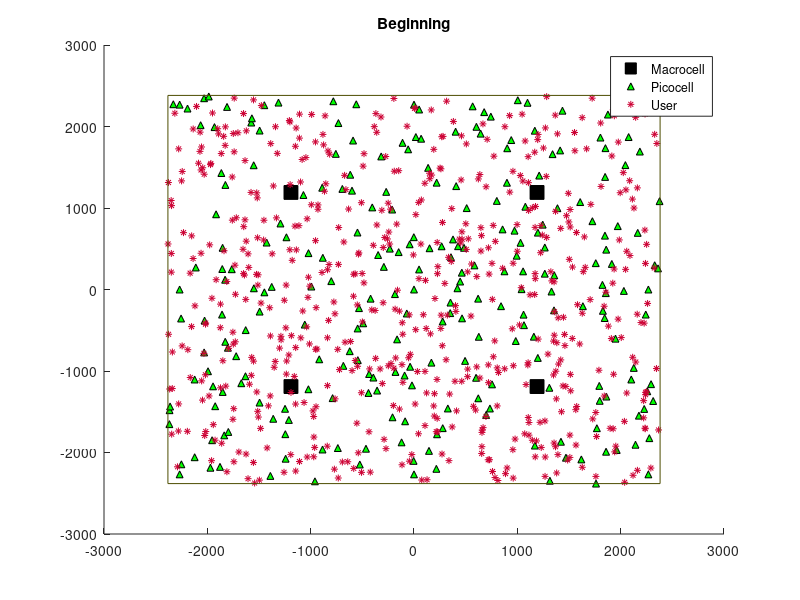

Source code (MATLAB): (Note: this script raises an error after producing the figure.)
%%Rebuild System 2017.2.22
clc, clear, close all
load('ttSimuT');

% ============================================================================== %
%   ____                                                                         %
%  |    \                                                                        %
%  |     \                                                                       %
%  |     |                                                                       %
%  |     /                                                                       %
%  |____/                                                                        % 
%  |        ____            ____        _  _      __     __|__      __           %
%  |       /    \    | /   /    \     |/ \/ \    /  \      |       /  \    | /   %
%  |       |    |\   |/    |    |\    |  |  |    |__/      | /     |__/    |/    %
%  |       \____/ \  |     \____/ \   |  |  |    |___      |/      |___    |     %
% ============================================================================== %

% -----------------------------------------------------
% -------/* Simulation Parameters Setting /* ----------
% -----------------------------------------------------
MTS_1s = 1;		% [sec]														% Minimum Time-of-Stay from 3GPP Standard [sec]
MTS_5s = 5;		% [sec]
TST_HD = 0;


% -----------------------------------------------------
% -----------------/* Time Slot */---------------------
% -----------------------------------------------------
t_d        = 0.1; % ONE MILLISECOND % it's UNIT: sec		% [[[ADJ]]]     % Simulation time duration [sec]
t_start    = t_d;
t_simu     = (t_d/t_d) * ttSimuT; % it's UNIT: sec			% [[[ADJ]]]     % Total Simulation Time [sec]
n_Measured = t_simu/t_d;	                                                % # measurements [# number of times]

											    
% -----------------------------------------------------
% ----------------/* Base Station */-------------------
% -----------------------------------------------------
rectEdge = 4763;															% ç³»çµ±?„é???[meter]
load('MC_lct_4sq');															% å¤§ç´°?žç?ä½ç½®è®?‡ºä¾†ï??©é™£??  Macro_location		
load('PC_lct_4sq_n250_random');                                         % å°ç´°?žç?ä½ç½®è®?‡ºä¾?ï¼ŒçŸ©??«: Pico_location
BS_lct = [Macro_location ; Pico_location];								    % ?¨éƒ¨ç´°è??„ä?ç½?

P_MC_dBm    =  46;															% å¤§ç´°??total TX power (?¨éƒ¨?»å¸¶? èµ·ä¾†ç?power) [dBm]
P_PC_dBm    =  30;															% å°ç´°??total TX power (?¨éƒ¨?»å¸¶? èµ·ä¾†ç?power) [dBm]
P_minRsrpRQ = -100; % [dBm]                          		% [[[ADJ]]]     % Minimum Required power to provide services 
																			% sufficiently for UE accessing to BS [dBm]
																			% Requirement for accessing a particular cell
MACROCELL_RADIUS = (10^((P_MC_dBm-P_minRsrpRQ-128.1)/37.6))*1e+3;
PICOCELL_RADIUS  = (10^((P_PC_dBm-P_minRsrpRQ-140.7)/36.7))*1e+3;

n_MC = length(Macro_location);			                                    % å¤§ç´°?žç??¸ç›®
n_PC = length(Pico_location);	                                            % å°ç´°?žç??¸ç›®
n_BS = n_MC + n_PC;															% ?¨éƒ¨ç´°è??„æ•¸??

% -----------------------------------------------------
% -------------/* Resource Parameter */----------------
% -----------------------------------------------------
sys_BW      = 5   * 1e+6;									% [[[ADJ]]]		% ç³»çµ±ç¸½é »å¯?5MHz
BW_PRB      = 180 * 1e+3;													% LTE æ¯å?Resource Block?„é »å¯¬ç‚º 180kHz
n_ttoffered = sys_BW/(BW_PRB/9*10);											% [[[ADJ]]]     % #max cnct per BS i.e., PRB
                                                                            % ç³»çµ± RB ?„ç¸½?¸ï?*9/10??®µ?¯æ?RB?„CPç®—é?ä¾†é™¤
																			% B E N: Max #PRB under BW = 10 Mhz per slot(0.5ms)
Pico_part   = n_ttoffered;                                                  % Pico Cell?¯ä»¥ä½¿ç”¨?„éƒ¨??

GBR         = 256 * 1024;													% Guaranteed Bit Rate is 256 kbit/sec
% -----------------------------------------------------
% -----------------/* Channel */-----------------------
% -----------------------------------------------------
Gamma_MC            = 3.76;                                                 % Pathloss Exponent (MC)            
Gamma_PC            = 3.67;                                                 % Pathloss Exponent (PC)  
P_N_dBmHz           = -174; % [dBm/Hz]										% é«˜æ–¯?œè???Power Density [dBm/Hz]
LTE_NoiseFloor_dBm  = P_N_dBmHz + 10*log10(BW_PRB);							% Noise Floor approximate -121.45 [dBm/RB]
LTE_NoiseFloor_watt = 10^((LTE_NoiseFloor_dBm - 30)/10);					% Noise Floor approximate 7.1614 * 1e-16 [watt/RB]



% -----------------------------------------------------
% ------------/* User ä½ç½®?Œæ•¸??*/--------------------
% -----------------------------------------------------
load('UE_lct_n600_random');
UE_lct = UE_location;                                                       % è®?E?„ä?ç½®å‡ºä¾?(æ³¨æ?æª”å?)
n_UE = length(UE_lct);			                                            % ?¨éƒ¨UE?„æ•¸??

% -----------------------------------------------------
% -------------/* Handover Setting */------------------
% -----------------------------------------------------
HHM    = 2;	  % [dB]										% [[[ADJ]]]     % Handover Hysteresis Margin [dB]
t_TTT  = 0.1; % [sec]										% [[[ADJ]]]     % NYC
t_T310 = 1;   % [sec]

% -----------------------------------------------------
% ----------------/* Q-Learning */---------------------
% -----------------------------------------------------
n_FuzzyDegree =  5;
n_Rule        = 25;
n_Act         =  5;

FQ_BS_DF_TST = 0.8;											% [[[INH]]]     % Discount Factor
FQ_BS_LR_TST = 0.2;											% [[[INH]]]     % Learning Rate
FQ_BS_LI_TST = 5  ;											% [[[INH]]]     % Learning Interval is 5 [sec]

% -----------------------------------------------------
% -----------/* ?Šç³»çµ±Model?–è??ºä? */-----------------
% -----------------------------------------------------
figure(), hold on;
plot(Macro_location(:,1), Macro_location(:,2), 'sk', 'MarkerFaceColor', 'k','MarkerSize',10);
plot(Pico_location(:,1), Pico_location(:,2), '^k', 'MarkerFaceColor', 'g','MarkerSize', 5);
plot(UE_lct(:,1), UE_lct(:,2), '*', 'Color',[0.8 0.0 0.2],'MarkerSize',5);
plot([+1,-1,-1,+1,+1]*rectEdge/2, [+1,+1,-1,-1,+1]*rectEdge/2, 'Color', [0.3 0.3 0.0]);
title('Beginning');
legend('Macrocell','Picocell','User');
set(gcf,'numbertitle','off');
set(gcf,'name','Environment');



% ================================================================== %
%   ________                                                         %
%      |                                                        |    %
%      |                                                        |    %
%      |                                                        |    %
%      |                                                        |    %
%      |           __      .       |       .       ____         |    %
%      |        | /  \           __|__            /    \        |    %
%      |        |/    \    |       |       |     |      |       |    %
%      |        |     |    |       | /     |     |      |\      |    %
%   ___|____    |     |    |       |/      |      \____/  \     |    %
% ================================================================== %

% -----------------------------------------------------
% ---------/* ä¸‹é¢?¯ç´°?žè?UE?„å?å§‹å? */----------------
% -----------------------------------------------------
% MC Setting
dist_MC    = zeros(1, n_MC);										        % dist. btwn UE and MC
RsrpMC_dBm = zeros(1, n_MC);										        % RSRP from MC
RsrpMC_dB  = zeros(1, n_MC);
idx_RsrpMC = 0;														        % Just Initialization

% PC setting
dist_PC    = zeros(1, n_PC);										        % dist. btwn PC and UE
RsrpPC_dBm = zeros(1, n_PC);										        % RSRP from PC
RsrpPC_dB  = zeros(1, n_PC);
idx_RsrpPC = 0;														        % Just Initialization

% UE setting
UE_v              = zeros(n_UE, 2);									        % User's velocities on x-axis & y-axis respectively
UE_timer_RWP1step = zeros(n_UE, 1);									        % The Timer of RandomWayPoint for changing DIRC
load('seedSpeedMDS'); 	% 1000 x 6666								        % 2016.11.17
load('seedAngleDEG');   % 1000 x 6666								        % 2016.11.24
load('seedEachStep'); 	% 1000 x 6666									    % 2016.11.17
idx_SEED          = ones(n_UE, 1);	% seed index						    % 2016.11.17
INT_SSL           = zeros(n_UE,1);	% Interference proposed by SSL

% -----------------------------------------------------
% ---------/* ä¸‹é¢?¯TST BDRY?„å?å§‹å?*/-----------------
% -----------------------------------------------------
% BS?¨å?
n_RBoffer_TST          = zeros(1, n_BS);									        % The number of RB a BS offer to UEs inside it
Load_TST               = zeros(1, n_BS);
CIO_TST                = zeros(1, n_BS);

n_HO_BS_TST     = zeros(1, n_BS);	% Only for target cell			        % KPI: Handover Number of BS

% UE?¨å?
crntRSRP_TST    = zeros(n_UE, 1);		% [dBm]

idx_UEcnct_TST  = zeros(1, n_UE);                                           % UEå¯¦é?????„åŸº?°å°
idx_UEprey_TST  = zeros(1, n_UE);		                                    % UE?³è?????„åŸº?°å°


logical_HO      = zeros(1, n_UE);								            % '1' if idx_UEcnct just changed; '0' if idx_UEcnct is same.

timer_Arrive    = zeros(1, n_UE);	                                        % 2017.01.04


timer_TTT_TST  = zeros(1, n_UE) + t_TTT;
n_HO_UE_TST    = zeros(1, n_UE);								            % KPI: Handover Number of UE
n_HO_M2M       = 0;
n_HO_M2P       = 0;
n_HO_P2M       = 0;
n_HO_P2P       = 0;
n_HO_P2P_CoMP  = 0;

state_PPE_TST  = zeros(n_UE, 5);
n_PPE_1s_TST   = zeros(1, n_UE);								            % KPI: Ping-Pong Number
n_PPE_5s_TST   = zeros(1, n_UE);								            % KPI: Ping-Pong Number
PPR_5s_TST     = zeros(1, n_UE);								            % 2016.12.15


timer_Drop_OngoingCall_NoRB      = zeros(1, n_UE) + t_T310;
timer_Drop_OngoingCall_RBNotGood = zeros(1, n_UE) + t_T310;

timer_Drop_CoMPCall_NoRB         = zeros(1, n_UE) + t_T310;
timer_Drop_CoMPCall_RBNotGood    = zeros(1, n_UE) + t_T310;

% DropReason           = zeros(1,n_UE);	                                    % 2016.12.27	Drop Reason Range = [1,2,3,4] 
% 													                                    %   1 : RB not enough
% 													                                    %   2 : ToS limit
% 													                                    %   3 : Connecting
% 													                                    %   4 : TTT countdown

% DropReason1_M2M___RB = zeros(1,n_UE);	% Drop Reason = 1                   % ? ç‚ºè³‡æ?ä¸å??Œä¸??(Drop)???
% DropReason2_M2P___RB = zeros(1,n_UE);	% Drop Reason = 1                     M2M(Macro to Macro)
% DropReason3_P2M___RB = zeros(1,n_UE);	% Drop Reason = 1                     M2P(Macro to Pico)
% DropReason4_P2P___RB = zeros(1,n_UE);	% Drop Reason = 1

% DropReason5_M2M__ToS = zeros(1,n_UE);	% Drop Reason = 2                   % ? ç‚ºToSå¤ªçŸï¼Œå??¼ToS Thresholdï¼Œæ?ä»¥ä?Handover
% DropReason6_M2P__ToS = zeros(1,n_UE);	% Drop Reason = 2
% DropReason7_P2M__ToS = zeros(1,n_UE);	% Drop Reason = 2
% DropReason8_P2P__ToS = zeros(1,n_UE);	% Drop Reason = 2

% DropReason9_MMM_Conn = zeros(1,n_UE);	% Drop Reason = 3                   % A3 event æ²’æ??¼ç?ï¼Œä?? ç‚ºCIO ?„é?ä¿‚é??dropping
% DropReasonX_PPP_Conn = zeros(1,n_UE);	% Drop Reason = 3                     MMM and PPPä»?¡¨?®å?servingå°è±¡?ºMC or PC

% DropReasonY_M2M__TTT = zeros(1,n_UE);	% Drop Reason = 4                   % ?¨TTTä»¥å…§?„æ??“ç™¼?Ÿdropping
% DropReasonY_M2P__TTT = zeros(1,n_UE);	% Drop Reason = 4
% DropReasonY_P2M__TTT = zeros(1,n_UE);	% Drop Reason = 4
% DropReasonY_P2P__TTT = zeros(1,n_UE);	% Drop Reason = 4
% % ?å¸«?„è§£è®?Reason1, 3, 4?½æ˜¯? ç‚ºè³‡æ?ä¸å??„é?ä¿?(å¾…ç¢ºèª?

% UE TST (LPA?„éƒ¨??
LPA_P1t = zeros(1,n_UE);	% TrgtCell
LPA_P2t = zeros(1,n_UE);
LPA_P3t = zeros(1,n_UE);
LPA_Ps  = 10^((P_minRsrpRQ-30)/10);	% [Watt]
LPA_t1  = zeros(1,n_UE);
LPA_t2  = zeros(1,n_UE);
LPA_t3  = zeros(1,n_UE);
LPA_idx_pkt      = zeros(1,n_UE);
LPA_pred_trgtToS = zeros(1,n_UE);


GPSinTST_trgtToS = zeros(1,n_UE); % GPS?å‡ºä¾†ç? TOS

% -----------------------------------------------------
% ---------/* Fuzzy Q Learning ?„å?å§‹å?*/--------------
% -----------------------------------------------------
DoM_CIO_TSTc       = zeros(n_BS, n_FuzzyDegree);
DoM_Load_TSTc      = zeros(n_BS, n_FuzzyDegree);
DoT_Rule_New_TSTc  = zeros(n_BS, n_Rule);
DoT_Rule_Old_TSTc  = zeros(n_BS, n_Rule);
Q_Table_TSTc       = zeros(n_Rule, n_Act, n_BS);
% load('Q_Table_TSTc');
GlobalAct_TSTc     = zeros(1,n_BS);
idx_subAct_choosed_new_TSTc = zeros(n_BS, n_Rule);
idx_subAct_choosed_old_TSTc = zeros(n_BS, n_Rule);
Q_fx_new_TSTc      = zeros(1,n_BS);
Q_fx_old_TSTc      = zeros(1,n_BS);
V_fx_new_TSTc      = zeros(1,n_BS);
Q_reward_TSTc      = zeros(1,n_BS);
Q_bonus_TSTc       = zeros(1,n_BS);

% -----------------------------------------------------
% ---------/* è¨ˆç? Performance ?„å?å§‹å? */-------------
% -----------------------------------------------------
% ç®—BS??
PRFM_TST_BS_CBR   = zeros(1, n_Measured);
PRFM_TST_BS_CDR   = zeros(1, n_Measured);
PRFM_TST_BS_QoS   = zeros(1, n_Measured);

% ç®—UE??
PRFM_TST_UE_nHO   = zeros(1, n_Measured);
PRFM_TST_UE_CBR   = zeros(1, n_Measured);	% 2017.01.05
PRFM_TST_UE_CDR   = zeros(1, n_Measured);
PRFM_TST_UE_1snPP = zeros(1, n_Measured);
PRFM_TST_UE_5snPP = zeros(1, n_Measured);
PRFM_TST_UE_5sPPR = zeros(1, n_Measured);

% ç®—Load Balancing
LB_Idle           = zeros(1, n_Measured);	% 2017.01.19
LB___PC           = zeros(1, n_Measured);	% 2017.01.19
LB___MC           = zeros(1, n_Measured);	% 2017.01.19

% Counter 
PRFM_CTR          = 1;

% -----------------------------------------------------
% ---------------/* ?‘ç??±è¥¿ ?å???*/-----------------
% -----------------------------------------------------
CRE_Macro       = zeros(1, n_MC) + 0;                      % Macro ??CRE [dBm]
CRE_Pico        = zeros(1, n_PC) + 0;                      % Pico  ??CRE [dBm]
CRE             = [CRE_Macro CRE_Pico];                    % Cell Range Expensionï¼Œä¸»è¦çµ¦å°ç´°?žç”¨?„ï?è®“å?ç´°è??“æ›´å¤šäºº?²ä?

BS_RB_table     = zeros(n_MC + n_PC, n_ttoffered);         % ?¨éƒ¨Cell?„RBä½¿ç”¨???    0:?ªç”¨ 1:å·²ç”¨
BS_RB_who_used  = zeros(n_MC + n_PC, n_ttoffered);         % Cell?„RB?‹æ˜¯?ªå?UE?¨ç”¨
UE_RB_used      = zeros(n_UE, n_ttoffered);                % UEä½¿ç”¨äº†å“ªäº›RB          0:?ªç”¨ 1:å·²ç”¨
UE_Throughput   = zeros(1, n_UE);                          % é¡¯ç¤ºæ¯å?UE?„Throughput

UE_surviving    = 0; 

UE_CoMP_orNOT   = zeros(1, n_UE);                          % ?¤æ–·UE?ˆæ??‰åœ¨?šCoMP  0:æ²’æ? 1:æ?œ¨?šCoMP                    
idx_UEcnct_CoMP = zeros(n_UE, 2);                          % ?‹UE?¯çµ¦?ªå…©?‹Cell?šCoMP : Colunm1 ??Serving Cell, Colunm2 ??Cooperating Cell
CoMP_Threshold  = 4;                                       % ?·è?CoMP?„RSRP Thresholdï¼Œä?å®šè?å¤§æ–¼ 3dB  (dBm)
CoMP_change_TTT = zeros(1, n_UE) + t_TTT;                  % UE?¨åŸ·è¡ŒCoMP?‚ï?äº¤æ?Serving?ŒCooperatingè§’è‰²?„TTT


% UE Blockå®šç¾©: ?Ÿæœ¬UEæ²’æ?Serving Cell, è©²UE?³é??°é?ä¸Šç?ï¼Œå»è¢«æ?çµ?
% UE Drop å®šç¾©: UE?Ÿæœ¬?‰ä?Serving Cell?¨æ??? ä½†å?ç¨®ç¨®?Ÿå?ä»–è¢«?¾æ?

n_Block_UE                 = 0;				               % è¢«Blcok?„äºº??

n_Block_NewCall_NoRB_Macro = 0;                            % NewCall ? ç‚º?¼ç¾Cell(Max RSRP)æ²’æ??¯ä»¥?¨ç?RBäº? ??»¥?¾æ????: Block 
n_Block_NewCall_NoRB_Pico  = 0;

n_Block_NewCall_RBNotGood_Macro  = 0;                      % NewCall ? ç‚º?‹åˆ°Cell(Max RSRP)?¯ä»¥?¨ç?RBä¹‹é »èœæ??‡éƒ½=0  , ??»¥?¾æ????: Block
n_Block_NewCall_RBNotGood_Pico   = 0;

n_Block_Waiting_BlockTimer       = 0;                      % ?¨ç?Block timerï¼Œè¢«Block??



UE_CBR                     = 0;                            % Call Block Rate: ?¨éƒ¨UEè·‘å?å¾Œï?  N(è¢«Block?„äºº?? / n_UE

n_Drop_UE                   = 0;                           % è¢«Drop ?„äºº??

Drop_OngoingCall_NoRB_Macro = 0;                           % OngoingCall ? ç‚º?¼ç¾Serving Cell æ²’æ??¯ä»¥?¨ç?RBäº†ï? ä¸¦ä??ç?1ç§’ï???»¥è¢«æ”¾æ£„æ”¯?é?ç·?  Drop
Drop_OngoingCall_NoRB_Pico  = 0;

Drop_OngoingCall_RBNotGood_Macro = 0;                      % OngoingCall ? ç‚º?¼ç¾Serving Cell ?¯ä»¥?¨ç?RBä¹‹é »èœæ??‡éƒ½=0 ï¼Œä¸¦ä¸”æ?çº?ç§’ï???»¥?¾æ????:  Drop
Drop_OngoingCall_RBNotGood_Pico  = 0;

Drop_CoMPCall_NoRB_Pico          = 0;                      % CoMPCall? ç‚º?¼ç¾Serving Cell?ŒCooperating Cellæ²’æ??¯ä»¥?¨ç?RBäº†ï?ä¸¦ä??ç?1ç§’ï? ??»¥è¢«æ”¾æ£„æ”¯?é?ç·?  Drop

Drop_CoMPCall_RBNotGood_Pico     = 0;                      % CoMPCall? ç‚º?¼ç¾Serving Cell?ŒCooperating Cell?¯ä»¥?¨ç?RBä¹‹é »èœæ??‡éƒ½=0 ï¼Œä¸¦ä¸”æ?çº?ç§’ï???»¥?¾æ????:  Drop


UE_CDR                     = 0;                            % Call Drop Rate: ?¨éƒ¨UEè·‘å?å¾Œï? N(è¢«Drop?„äºº?? / n_UE
Average_UE_CDR             = 0;

CDR_BS                     = zeros(1,n_BS);                % æ¯å?Base Station?ŠUEçµ¦Drop?„æ¬¡??
CBR_BS                     = zeros(1,n_BS);                % æ¯å?Base Station?ŠUEçµ¦Block?„æ¬¡??

n_DeadUE_BS                = zeros(1, n_BS);		       % ?¨ç?BS?„Call Block Rate?¨ç?
n_LiveUE_BS                = zeros(1, n_BS);		       % ?¨ç?BS?„Call Block Rate?¨ç?    

CBR_BS_TST 		           = zeros(1, n_BS);			   % KPI: Call Block Rate  
CDR_BS_TST 		           = zeros(1, n_BS);			   % KPI: Outage Probability 2016.11.15 -> Call Drop Rate 2017.01.04

BS_RB_consumption          = zeros(1, n_BS);               % æ¯å?Base Station?¨é?æ®µæ??“æ?ä½¿ç”¨?„RB??

BS_last_time_serving       = zeros(1, n_BS);               % ä¸Šå?state?å??„äºº
	
UE_survive                 = 0;                            % UEå¹³å?å˜æ´»äººæ•¸

Success_Enter_CoMP_times = 0;                              % ?å??„é??¥CoMP?„æ¬¡??
Success_Leave_CoMP_times = 0;                              % ?å??„é›¢?‹CoMPï¼Œæ??‰è¢«?‡æ–·?„æ¬¡??

Failure_Leave_CoMP_Compel_times    = 0;
Failure_Leave_CoMP_NoRB_times      = 0;                    % ?¢é?CoMPå¾Œæ?äººæ?è¾¦æ??¥æ?
Failure_Leave_CoMP_RBNotGood_times = 0;

Handover_success_rate                     = 0;             % UE Handover 成功的機率 (從Base Station 的角度看出去)

Handover_Failure_times                    = 0;             % Handoverå¤±æ??„æ¬¡??
Handover_to_Macro_Failure_NoRB_times      = 0;             % ?³handover?°Macroä½†æ˜¯è¢«æ?çµ•ç?æ¬¡æ•¸
Handover_to_Pico_Failure_NoRB_times       = 0;             % ?³handover?°Picoä½†æ˜¯è¢«æ?çµ•ç?æ¬¡æ•¸

Handover_to_Macro_Failure_RBNotGood_times = 0;             % ?³handover?°Macroä½†æ˜¯è¢«æ?çµ•ç?æ¬¡æ•¸
Handover_to_Pico_Failure_RBNotGood_times  = 0;             % ?³handover?°Picoä½†æ˜¯è¢«æ?çµ•ç?æ¬¡æ•¸

BS_Loading_Record_RB               = zeros(n_BS, (ttSimuT/t_d));
BS_Loading_Record_Serving_Num      = zeros(n_BS, (ttSimuT/t_d));

% ============================================================= %
%    ________                                                   %
%   /                                                           %
%  /                                                            %
%  \                                                            %
%   \________      ___|___      ____        |  /     ___|___    %
%            \        |        /    \       | /         |       %
%             \       |       |      |      |/          |       %
%             /       | /     |      |\     |           | /     %
%   _________/        |/       \____/  \    |           |/      %
% ============================================================= %
tic

% Loop 1: Time
for idx_t = t_start : t_d : t_simu   								            % [sec] % 0.1 sec per loop
	if (rem(idx_t,t_simu/ttSimuT) < 1e-3)                                       % é¡¯ç¤º?‚é??¨ç?ï¼Œä??¥é??¨å¹¹?›ï? ä¸é?ä¸å½±??
		fprintf(' %.3f sec\n', idx_t)
	end

	AMP_Noise  = LTE_NoiseFloor_watt * abs(randn(1));                            % æ¯å??‚é?é»žç??½é????œè??½ä?ä¸?¨£ [watt/RB]

	CIO_TST(1:1:n_MC) = -5;

	UE_surviving = 0;
	UE_surviving = length(nonzeros(UE_CoMP_orNOT)) + length(nonzeros(idx_UEcnct_TST));

	% Loop 2: User	
	% å¯«æ”¶è¨Šè??„ï?A3 eventï¼Œçµ±è¨ˆå??‹Performanceï¼Œé?ä¿‚åˆ°RB ?„è??ªå·±ä¾?( ç´°è?loading?„å?é¡? UE's SINRè¨ˆç? )
	for idx_UE = 1:n_UE
		Dis_Connect_Reason  = 0;
		Dis_Handover_Reason = 0;

		if idx_t >= 2.8
			a = 1;
		end
		if idx_UE == 64
			a = 1;
		end

		% ============================================================================================= %
		%                    ________                             \                    ___              %
		%   |          |    |                  |    /            __\__ _______        |   |      |__    %
		%   |          |    |              |   |   /--------               | |        |___|   ___|___   %
		%   |          |    |              |  /|  /  \    /       ___      | |         ___   |  _|_ /   %
		%   |          |    |________      | / |      \  /        ___      | |         ___   |   |_     %
		%   |          |    |                  |       \/         ___      / \         /__   /          %
		%   |          |    |                  |       /\        |   |   \/   \  /       /  /   / \     %
		%    __________     |________          |    __/  \__     |___|   /\    \/      \/  /   /   \_   %
		%                                                                                               %
		% ============================================================================================= %
		for mc = 1:n_MC
			dist_MC(mc)    = norm(UE_lct(idx_UE,:) - Macro_location(mc,:)); % è©²UEè·é›¢?¨éƒ¨MCå¤šé? [meter]
			RsrpMC_dBm(mc) = P_MC_dBm - PLmodel_3GPP(dist_MC(mc), 'M');		% è©²UEå¾žé?äº›MC?¶åˆ°?„RSRP [dBm]
		end
		for pc = 1:n_PC
			dist_PC(pc)    = norm(UE_lct(idx_UE,:) - Pico_location(pc,:));  % è©²UEè·é›¢?¨éƒ¨PCå¤šé? [meter]
			RsrpPC_dBm(pc) = P_PC_dBm - PLmodel_3GPP(dist_PC(pc), 'P');	    % è©²UEå¾žé?äº›PC?¶åˆ°?„RSRP [dBm]
		end
		RsrpBS_dBm  = [RsrpMC_dBm RsrpPC_dBm];
		RsrpBS_dB   = RsrpBS_dBm - 30;								          
		RsrpBS_Watt = 10.^(RsrpBS_dB/10);                                   % ?¨éƒ¨?›æ??¦ç‰¹

		% =============================================================================================== %
		%                                                                                                 %
		%                                                ______                               ____        %
		%   |\     |                                   /                     |\          /|  |    \       %
		%   | \    |      __                          /              __      | \        / |  |     |      %
		%   |  \   |    /    \   _ ____      ______  |             /    \    |  \      /  |  |____/       %
		%   |   \  |   |      |  |/    \             |            |      |   |   \    /   |  |            %
		%   |    \ |   |      |  |      |             \           |      |   |    \  /    |  |            %
		%   |     \|    \ __ /   |      |              \_______    \ __ /    |      v     |  |            %
		%                                                                                                 %
		% =============================================================================================== %
		% UE?¨Non-CoMPä¸‹èµ°?„FlowChart
		if UE_CoMP_orNOT(idx_UE) == 0  % UEæ²’æ??šCoMP
			temp_CoMP_state = 0;

			% ------------------------------------------------------------------------------- %
			% ?¾å‡º?®å??ªå??ºåœ°?°RSRPå°è©²UE??¤§ ï¼Œè?ä¸”æ˜¯å¤šå?dB (å°æ??°å¸?·ä¸»ç¨‹å???11-313è¡?)  %
			% ------------------------------------------------------------------------------- %
			temp_rsrp = RsrpBS_dBm + CIO_TST;
			% targetå°è±¡ä¸è??¸åˆ°?ªå·±
			if idx_UEcnct_TST(idx_UE) ~= 0
				temp_rsrp(idx_UEcnct_TST(idx_UE)) = min(temp_rsrp); 
			end
			% ?¸RSRP+CIO??¤§?„å‡ºä¾?			
			[~, idx_trgt] = max(temp_rsrp);

			% ------------------------------ %
			% ?Šç›®?æ?è©²è??å??‘ç?äººæ??ºä?   %
			% ------------------------------ %
			% ?™é?å°ˆé??•ç?Call  Block Rate?„å?é¡?
			if idx_UEcnct_TST(idx_UE) == 0						 
				idx_UEprey_TST(idx_UE) = idx_trgt;			 
			else                             				     
				idx_UEprey_TST(idx_UE) = idx_UEcnct_TST(idx_UE);                      
			end

			% ----------------- %
			% ?‹æ?æ²’æ?äººæ??™ä?  %
			% ----------------- %
			if (idx_UEcnct_TST(idx_UE) == 0) % æ²’äºº?å?ï¼Œé??¯èƒ½?¯initial  or è¢«è¸¢??

				% --------------------------------------------------------------------- %
				% ?¶userè¢«è¸¢?‰å?ï¼Œå??ˆç?ä¸?®µ?‚é??èƒ½?æ–°?¿RBï¼Œé?è£¡å°±UE?¯åœ¨ç‰é?æ®µæ???   %
				% ?¶userç‰å?äº†ä?å¾Œï?å°±è??‹å??¿RB                                        %
				% --------------------------------------------------------------------- %
				if (timer_Arrive(idx_UE) ~= 0) % Waiting Users
					timer_Arrive(idx_UE) = timer_Arrive(idx_UE) - t_d;	% Countdown
					if (timer_Arrive(idx_UE) < t_d)
						timer_Arrive(idx_UE) = 0;
					end
					Dis_Connect_Reason = 3; % ?„åœ¨ç‰é?ç·šï?ä¹Ÿç??¨Call  Block Rate?ä?
 
				else  %(timer_Arrive(idx_UE) == 0): Arriving Users	
					% ---------------- %
					% ?¿Resource Block %
					% ---------------- %
					[BS_RB_table, BS_RB_who_used, UE_RB_used, idx_UEcnct_TST(idx_UE), UE_Throughput(idx_UE), Dis_Connect_Reason] = NewCall_take_RB(n_MC, n_PC, BS_RB_table, BS_RB_who_used, UE_RB_used, AMP_Noise, n_ttoffered, Pico_part, RsrpBS_Watt, ...
									                                                                                                               idx_UE, idx_trgt, GBR, BW_PRB);
									                                                                                                               
					% Check_RB_Function(UE_RB_used, BS_RB_table, BS_RB_who_used, UE_CoMP_orNOT, idx_UEcnct_TST, idx_UEcnct_CoMP, n_ttoffered, n_UE, n_BS);

					% -------------------------------------------------------------------- %
					% ä¸è?UE?¯æ»?¯æ´»ï¼Œéƒ½?ƒå?çµ¦ä?ä¸??ç‰å??‚é?ï¼Œä?æ¬¡å¥¹è¢«æ”¾æ£„æ?å°±æ??¸é???    %
					% -------------------------------------------------------------------- %
					while timer_Arrive(idx_UE) == 0	
						timer_Arrive(idx_UE) = poissrnd(1);	% 2017.01.05 Not to be ZERO please.  % ä¸è???0
					end					

					% ---------------------------------------------------- %
					% è¨ˆç?Ping-Pong Effect?¯å¦?‰ç™¼?Ÿï?è·ŸPerformance ?„è?ç®?%
					% ?‰å…©?‹KPI: (1) 1ç§’å…§?¼ç?ç¢°æ?   (2) 5ç§’å…§?¼ç?ç¢°æ?     %
					% ---------------------------------------------------- %
					if idx_UEcnct_TST(idx_UE) ~= state_PPE_TST(idx_UE,1)	% 2017.01.04

						state_PPE_TST(idx_UE,:) = PingPong_Update(state_PPE_TST(idx_UE,:), idx_UEcnct_TST(idx_UE), idx_t);
						% ===/* Ping Pong State Update [1 sec] */===
						if    (state_PPE_TST(idx_UE,1) == state_PPE_TST(idx_UE,3) ...
							&& state_PPE_TST(idx_UE,1) ~= state_PPE_TST(idx_UE,2) ...
							&& state_PPE_TST(idx_UE,4) -  state_PPE_TST(idx_UE,5) <= MTS_1s ...
							&& prod(state_PPE_TST(idx_UE,:)) ~= 0)	% 2017.01.04 Live 2 Dead 2 Live is not Ping-Pong, Dead 2 Live 2 Dead either.
							% Ping-Pong Effect Occur
							n_PPE_1s_TST(idx_UE) = n_PPE_1s_TST(idx_UE) + 1; % [PRFM]
						end
						% ===/* Ping Pong State Update [5 sec] */===
						if    (state_PPE_TST(idx_UE,1) == state_PPE_TST(idx_UE,3) ...
							&& state_PPE_TST(idx_UE,1) ~= state_PPE_TST(idx_UE,2) ...
							&& state_PPE_TST(idx_UE,4) -  state_PPE_TST(idx_UE,5) <= MTS_5s ...
							&& prod(state_PPE_TST(idx_UE,:)) ~= 0)	% 2017.01.04 Live 2 Dead 2 Live is not Ping-Pong, Dead 2 Live 2 Dead either.
							% Ping-Pong Effect Occur
							n_PPE_5s_TST(idx_UE) = n_PPE_5s_TST(idx_UE) + 1; % [PRFM]
							PPR_5s_TST(idx_UE)   = n_PPE_5s_TST(idx_UE) / n_HO_UE_TST(idx_UE);	% 2016.12.15
						end
					end 					
				end

				% ----------------- %
				% è¨ˆç?UE Call Block %
				% ----------------- %
				if Dis_Connect_Reason == 0


					% ?„å?
					Dis_Connect_Reason = 0;

				else
					if Dis_Connect_Reason == 1
						n_Block_UE = n_Block_UE + 1;

						% è©²UE? ç‚ºCell?„è?æºä?å¤ è¢«?¾æ?
						if idx_trgt <= n_MC
							n_Block_NewCall_NoRB_Macro = n_Block_NewCall_NoRB_Macro + 1;							
						else
							n_Block_NewCall_NoRB_Pico = n_Block_NewCall_NoRB_Pico + 1;
						end

						% ?„å?
						Dis_Connect_Reason = 0;

					elseif Dis_Connect_Reason == 2
						n_Block_UE = n_Block_UE + 1;
						
						% è©²UE? ç‚º?‹åˆ°?„RBä¹‹é »èœæ??‡éƒ½å¤ªä?äº?  ??»¥è¢«æ?çµ?
						if idx_trgt <= n_MC
							n_Block_NewCall_RBNotGood_Macro = n_Block_NewCall_RBNotGood_Macro + 1;							
						else
							n_Block_NewCall_RBNotGood_Pico = n_Block_NewCall_RBNotGood_Pico + 1;
						end

						% ?„å?
						Dis_Connect_Reason = 0;
					elseif Dis_Connect_Reason == 3
						n_Block_UE = n_Block_UE + 1;

						% ? ç‚ºUE?„åœ¨ç?ï¼Œæ?ä»¥ä?ç®—è¢«Block
						n_Block_Waiting_BlockTimer = n_Block_Waiting_BlockTimer + 1;

						% ?„å?
						Dis_Connect_Reason = 0;
					end
				end
			else %(idx_UEcnct_TST(idx_UE) ~= 0): ?‰äººæ?œ¨?å???

				% ------------------------------------------------- %
				% ?´æ–°Throuhgput and ?Šå?Throughput æ²’è²¢?»ç?RB?”æ?  %
				% ------------------------------------------------- %
				[BS_RB_table, BS_RB_who_used, UE_RB_used, UE_Throughput(idx_UE)] = Non_CoMP_Update_Throughput_and_Delete_Useless_RB(n_MC, n_PC, BS_RB_table, BS_RB_who_used, UE_RB_used, AMP_Noise, n_ttoffered, Pico_part, RsrpBS_Watt, ...
														                                                                            idx_UE, idx_UEcnct_TST(idx_UE), BW_PRB);

				% Check_RB_Function(UE_RB_used, BS_RB_table, BS_RB_who_used, UE_CoMP_orNOT, idx_UEcnct_TST, idx_UEcnct_CoMP, n_ttoffered, n_UE, n_BS);

				% -------------------- %
				% ?‹A3 Event?‰æ??‰æ?ç«?%
				% -------------------- %						
				if (RsrpBS_dBm(idx_trgt) + CIO_TST(idx_trgt) > RsrpBS_dBm(idx_UEcnct_TST(idx_UE)) + CIO_TST(idx_UEcnct_TST(idx_UE)) + HHM)

					% A3 Eventä¸?—¦triggerï¼ŒTTTå°±é?å§‹æ•¸
					if (timer_TTT_TST(idx_UE) <= t_TTT && timer_TTT_TST(idx_UE) > 0)

						% ?®ç?æ¸›TTT
						timer_TTT_TST(idx_UE) = timer_TTT_TST(idx_UE) - t_d;
						if (timer_TTT_TST(idx_UE) < 1e-5)	% [SPECIAL CASE] 0930
							timer_TTT_TST(idx_UE) = 0;		% [SPECIAL CASE]
						end 

					elseif (timer_TTT_TST(idx_UE) == 0)	
						% ==================================================================== %	% ================================== %
						%     -----    ------    -----             -------   -----   -------   %	%   ------  ------   ------  -   --	 %
						%    /         |     )  (                     |     (           |      %	%   |     ) |     \  |     )  \ /	 %
						%   |     ---  |-----    -----     o -_       |      -----      |      %	%   ------  |      | ------    V 	 %
						%    \     |   |              )    | | |      |           )     |      %	%   |     ) |     /  |     \   |	 %
						%     -----    -         -----     - - -      -      -----      -      %	%   ------  ------   -     -   -	 %
						% ==================================================================== %	% ================================== %
						% distance_UE_target = norm(UE_lct(idx_UE,:) - BS_lct(idx_trgt,:));							
						% % tToS
						% if idx_trgt <= n_MC
						% 	GPSinTST_trgtToS(idx_UE) = GPS_fx(BS_lct(idx_trgt,:), MACROCELL_RADIUS, UE_lct(idx_UE,:), UE_v(idx_UE,:)) - t_TTT; % 2017.01.21
						% else  % idx_trgt > n_MC
						% 	GPSinTST_trgtToS(idx_UE) = GPS_fx(BS_lct(idx_trgt,:), distance_UE_target, UE_lct(idx_UE,:), UE_v(idx_UE,:)) - t_TTT; % 2017.01.21
						% end

						% Willie?„æ?ç®—æ?
						% if GPSinTST_trgtToS(idx_UE) > TST_HD
							% ?šé?A3 Event ---> ?¸å?TTT ---> Time of Stay Thresholdå¤§æ–¼TST_HD ---> ?¥ä?ä¾†æª¢?¥å?ä¸å?è³‡æ?

						% Handover Callä¾†æ‹¿RB
						temp_idx_UEcnct_TST = idx_UEcnct_TST(idx_UE); % ?«å??„ï?ä¾†ç??„å??ªè£¡handover?°å“ªè£?
						[BS_RB_table, BS_RB_who_used, UE_RB_used, idx_UEcnct_TST(idx_UE), UE_Throughput(idx_UE), Dis_Handover_Reason] = Non_CoMP_HandoverCall_take_RB(n_MC, n_PC, BS_RB_table, BS_RB_who_used, UE_RB_used, AMP_Noise, n_ttoffered, Pico_part, RsrpBS_Watt, ...
										                                                                                                                              idx_UE, idx_UEcnct_TST(idx_UE), idx_trgt, UE_Throughput(idx_UE), GBR, BW_PRB);
						% Check_RB_Function(UE_RB_used, BS_RB_table, BS_RB_who_used, UE_CoMP_orNOT, idx_UEcnct_TST, idx_UEcnct_CoMP, n_ttoffered, n_UE, n_BS);

						if idx_UEcnct_TST(idx_UE) == idx_trgt
							% !!!!!!!!!!?å?Handvoer?°Target Cell!!!!!!!!!!
							% ---------------- %
							% Handoveræ¬¡æ•¸è¨ˆç? %
							% ---------------- %
							n_HO_UE_TST(idx_UE)   = n_HO_UE_TST(idx_UE)   + 1;
							n_HO_BS_TST(idx_trgt) = n_HO_BS_TST(idx_trgt) + 1;	% Only for target cell

							% ----------------------------------- %
							% ?‹Handover?¯å?ä»?º¼Cell?›åˆ°ä»?º¼Cell  %
							% ----------------------------------- %
							if     temp_idx_UEcnct_TST <= n_MC && idx_UEcnct_TST(idx_UE) <= n_MC
								n_HO_M2M = n_HO_M2M + 1;
							elseif temp_idx_UEcnct_TST <= n_MC && idx_UEcnct_TST(idx_UE) >  n_MC
								n_HO_M2P = n_HO_M2P + 1;
							elseif temp_idx_UEcnct_TST >  n_MC && idx_UEcnct_TST(idx_UE) <= n_MC
								n_HO_P2M = n_HO_P2M + 1;
							elseif temp_idx_UEcnct_TST >  n_MC && idx_UEcnct_TST(idx_UE) >  n_MC
								n_HO_P2P = n_HO_P2P + 1;
							end	

							% ------------------------------------- %
							% è¨˜é?è©²UE?¨è©²?‚é?é»žæ˜¯?¦åŸ·è¡Œä?Handover  %
							% ------------------------------------- %
							logical_HO(idx_UE) = 1;	% Handover success.
							Dis_Connect_Reason = 0; % ?ªè??¯Hnadover?å?ï¼ŒDis_Connect_Reasonä¸??= 0 

							% --------- %
							% TTT Reset %
							% --------- %
							timer_TTT_TST(idx_UE) = t_TTT;	% 2016.12.28

							% --------------------- %
							% Ping-Pong Rate UPDATE %
							% --------------------- %
							PPR_5s_TST(idx_UE)    = n_PPE_5s_TST(idx_UE) / n_HO_UE_TST(idx_UE);	% 2017.01.01
						else
							Handover_Failure_times = Handover_Failure_times + 1;

							% Handoverå¤±æ?äº†ï??‹æ˜¯Handoverèª°è?å¤±æ?ï¼Œé˜¿?ºä?éº¼å¤±?—ï?è¨ˆé?ä¸‹ä?
							if Dis_Handover_Reason == 1
								if idx_trgt <= n_MC
									Handover_to_Macro_Failure_NoRB_times = Handover_to_Macro_Failure_NoRB_times + 1;
								else
									Handover_to_Pico_Failure_NoRB_times  = Handover_to_Pico_Failure_NoRB_times + 1;
								end

							elseif Dis_Handover_Reason == 2
								if idx_trgt <= n_MC
									Handover_to_Macro_Failure_RBNotGood_times = Handover_to_Macro_Failure_RBNotGood_times + 1;										
								else
									Handover_to_Pico_Failure_RBNotGood_times  = Handover_to_Pico_Failure_RBNotGood_times + 1;
								end
							end
							Dis_Handover_Reason = 0;

							% ------------------------------------- %
							% è¨˜é?è©²UE?¨è©²?‚é?é»žæ˜¯?¦åŸ·è¡Œä?Handover  %
							% ------------------------------------- %
							logical_HO(idx_UE) = 0;	% Handover fail
						end
						% end
					end		
				else
					% æ²’æ?Handover !!!
					logical_HO(idx_UE) = 0;

					% TTT Reset
					timer_TTT_TST(idx_UE) = t_TTT;
				end
				% Check_RB_Function(UE_RB_used, BS_RB_table, BS_RB_who_used, UE_CoMP_orNOT, idx_UEcnct_TST, idx_UEcnct_CoMP, n_ttoffered, n_UE, n_BS);

                % ----------------------------------------------------------- %
				% å¦‚æ?(1)æ²’æ??ŽA3 Event               __\  å°±æ?èµ°ä»¥ä¸‹ç?æµç?   %
				%     (2)?Žä?ä½†æ˜¯Target Cellæ²’æ?è³‡æ?    /	                  %
				% ----------------------------------------------------------- %			
				if logical_HO(idx_UE) == 0

					% ------------------------------------------------------ %
					% å¦‚æ?Throughput < GBRï¼Œå?ä¾†æ??›ç?ï¼Œé?è£¡æ³¨?ä?å®šè??ˆæ?   %
					% ------------------------------------------------------ %
					if UE_Throughput(idx_UE) < GBR
						if idx_UEcnct_TST(idx_UE) <= n_MC
							%  ?‹èƒ½ä¸èƒ½?›å?RB ä½ç½® 					
							if (isempty(find(UE_RB_used(idx_UE,:) == 1)) == 0) && (isempty(find(BS_RB_table(idx_UEcnct_TST(idx_UE),:) == 0)) == 0)
								[BS_RB_table, BS_RB_who_used, UE_RB_used, UE_Throughput(idx_UE)] = Non_CoMP_Serving_change_RB(n_MC, n_PC, BS_RB_table, BS_RB_who_used, UE_RB_used, AMP_Noise, n_ttoffered, Pico_part, RsrpBS_Watt, ...
									                                                                                          idx_UE, idx_UEcnct_TST(idx_UE), UE_Throughput(idx_UE), GBR, BW_PRB);						                                                                                          
							end
						else
							%  ?‹èƒ½ä¸èƒ½?›å?RB ä½ç½® 					
							if (isempty(find(UE_RB_used(idx_UE, 1:Pico_part) == 1)) == 0) && (isempty(find(BS_RB_table(idx_UEcnct_TST(idx_UE),1:Pico_part) == 0)) == 0)
								[BS_RB_table, BS_RB_who_used, UE_RB_used, UE_Throughput(idx_UE)] = Non_CoMP_Serving_change_RB(n_MC, n_PC, BS_RB_table, BS_RB_who_used, UE_RB_used, AMP_Noise, n_ttoffered, Pico_part, RsrpBS_Watt, ...
									                                                                                          idx_UE, idx_UEcnct_TST(idx_UE), UE_Throughput(idx_UE), GBR, BW_PRB);		                                                                                          
							end
						end

						% Check_RB_Function(UE_RB_used, BS_RB_table, BS_RB_who_used, UE_CoMP_orNOT, idx_UEcnct_TST, idx_UEcnct_CoMP, n_ttoffered, n_UE, n_BS);
					end

					% ------------------------------------ %
					% å¦‚æ?Throughput >= GBRï¼Œç??½ä??½ä?RB  %
					% ------------------------------------ %
					if UE_Throughput(idx_UE) >= GBR
						% ?Šé »èœæ???= 0?„RBä¸Ÿæ?ï¼Œå??œé??¯ä»¥?ä?ï¼Œé‚£å°±ç¹¼çºŒä?
						[BS_RB_table, BS_RB_who_used, UE_RB_used, UE_Throughput(idx_UE)] = Non_CoMP_throw_RB(n_MC, n_PC, BS_RB_table, BS_RB_who_used, UE_RB_used, AMP_Noise, n_ttoffered, Pico_part, RsrpBS_Watt, ...
																										     idx_UE, idx_UEcnct_TST(idx_UE), GBR, BW_PRB);

						% Check_RB_Function(UE_RB_used, BS_RB_table, BS_RB_who_used, UE_CoMP_orNOT, idx_UEcnct_TST, idx_UEcnct_CoMP, n_ttoffered, n_UE, n_BS);
					else
						% Sorryï¼Œå??œä??„Target?¯Macroï¼Œé‚£ä½ åª?½é??ªå·±äº?
						if idx_trgt <= n_MC
							[BS_RB_table, BS_RB_who_used, UE_RB_used, UE_Throughput(idx_UE), Dis_Connect_Reason] = Non_CoMP_take_RB(n_MC, n_PC, BS_RB_table, BS_RB_who_used, UE_RB_used, AMP_Noise, n_ttoffered, Pico_part, RsrpBS_Watt, ...
																																	idx_UE, idx_UEcnct_TST(idx_UE), UE_Throughput(idx_UE), GBR, BW_PRB);	
							
							% Check_RB_Function(UE_RB_used, BS_RB_table, BS_RB_who_used, UE_CoMP_orNOT, idx_UEcnct_TST, idx_UEcnct_CoMP, n_ttoffered, n_UE, n_BS);

						% OK! Target?¯Picoï¼Œä??¯ä»¥?«ä??šé?äº?
						else
							% --------------------------- %
							% Dynamic Resource Scheduling %
							% --------------------------- %
							% if (isempty(find(UE_RB_used(idx_UE, 1:Pico_part) == 1)) == 0) && (isempty(find(BS_RB_table(idx_trgt, 1:Pico_part) == 0)) == 0)
							% 	[BS_RB_table, BS_RB_who_used, UE_RB_used, UE_Throughput(idx_UE)] = Non_CoMP_DRS(BS_lct, n_MC, n_PC, P_MC_dBm, P_PC_dBm, BS_RB_table, BS_RB_who_used, UE_lct, UE_RB_used, AMP_Noise, n_ttoffered, Pico_part, RsrpBS_Watt, ...
							% 																					idx_UE, idx_UEcnct_TST(idx_UE), idx_trgt, UE_Throughput(idx_UE), ...
							% 																					GBR, BW_PRB, UE_CoMP_orNOT);

							% 	% Check_RB_Function(UE_RB_used, BS_RB_table, BS_RB_who_used, UE_CoMP_orNOT, idx_UEcnct_TST, idx_UEcnct_CoMP, n_ttoffered, n_UE, n_BS);
							% end

							% Pico?šå?Dynamic Resource Scheduling ?¼ç¾QoS?„æ˜¯ä¸å?ï¼Œå°±?‹ç??½ä??½å?CoMP
							if UE_Throughput(idx_UE) < GBR
								[BS_RB_table, BS_RB_who_used, UE_RB_used, UE_Throughput(idx_UE), Dis_Connect_Reason] = Non_CoMP_take_RB(n_MC, n_PC, BS_RB_table, BS_RB_who_used, UE_RB_used, AMP_Noise, n_ttoffered, Pico_part, RsrpBS_Watt, ...
																																		idx_UE, idx_UEcnct_TST(idx_UE), UE_Throughput(idx_UE), GBR, BW_PRB);
									
								% Check_RB_Function(UE_RB_used, BS_RB_table, BS_RB_who_used, UE_CoMP_orNOT, idx_UEcnct_TST, idx_UEcnct_CoMP, n_ttoffered, n_UE, n_BS);
							end
						end						
					end	

					% ----------------------------------------------------------------- %
					% ç¸½æ–¼è¨???¢ï?Throughput?‰é?QoSï¼Œå°±?¯OK?¦ï?å¦‚æ?ä¸okå°±ä??ƒé?ä¾†é?äº?  %
					% ----------------------------------------------------------------- %
					if UE_Throughput(idx_UE) >= GBR
						Dis_Connect_Reason = 0;
					end
				end 


				% ---------------------------------- %
				% è¨ˆç?UE Call Drop and BS Call Drop  %
				% ---------------------------------- %
				if Dis_Connect_Reason == 0          % ?ƒé?ä¾†é?ä»?¡¨ (1)UE handover?å? (2)æ²’æ?handover or handoverå¤±æ?ï¼Œä??¯UE?å????Serving  Cell

					% Dropping timer ?ç½®??1sec					
					timer_Drop_OngoingCall_NoRB(idx_UE)      = t_T310;
					timer_Drop_OngoingCall_RBNotGood(idx_UE) = t_T310;

					% ?„å?
					Dis_Connect_Reason = 0;
				else
					if Dis_Connect_Reason == 1      % ?ƒé?ä¾†é?è£¡å°±?? (1)?¾Serving Cellè¦è?æºï?Serving Cellèªªè?æºæ?äº?
						if timer_Drop_OngoingCall_NoRB(idx_UE) <= t_T310 && timer_Drop_OngoingCall_NoRB(idx_UE) > 0
							timer_Drop_OngoingCall_NoRB(idx_UE) = timer_Drop_OngoingCall_NoRB(idx_UE) - t_d;
							if timer_Drop_OngoingCall_NoRB(idx_UE) < 1e-5	% [SPECIAL CASE]
								timer_Drop_OngoingCall_NoRB(idx_UE) = 0;	% [SPECIAL CASE]
							end 

							% ?„å?
							Dis_Connect_Reason = 0;

						elseif timer_Drop_OngoingCall_NoRB(idx_UE) == 0

							% Dropè¨˜ä?ä¸??
							n_Drop_UE = n_Drop_UE + 1;

							% è©²UE? ç‚ºCell?„è?æºä?å¤ è¢«?¾æ?						
							CDR_BS(idx_UEcnct_TST(idx_UE)) = CDR_BS(idx_UEcnct_TST(idx_UE)) + 1;

							% ?‹UE?¯è¢«Macro?„æ˜¯Picoèªªè?æºä?å¤ ï??Œæ?ä½ æ–·?‰ç?
							if idx_UEcnct_TST(idx_UE) <= n_MC
								Drop_OngoingCall_NoRB_Macro = Drop_OngoingCall_NoRB_Macro + 1;								
							else
								Drop_OngoingCall_NoRB_Pico  = Drop_OngoingCall_NoRB_Pico + 1;
							end

							% ?ŠRB?„çµ¦Serving Cell
							if idx_UEcnct_TST(idx_UE) <= n_MC
								for RB_index = 1:1:n_ttoffered
									if BS_RB_table(idx_UEcnct_TST(idx_UE), RB_index) == 1 && UE_RB_used(idx_UE, RB_index) == 1
										BS_RB_table(idx_UEcnct_TST(idx_UE), RB_index)    = 0;
										BS_RB_who_used(idx_UEcnct_TST(idx_UE), RB_index) = 0;
										UE_RB_used(idx_UE, RB_index)                     = 0;
									end
								end
							else
								for RB_index = 1:1:Pico_part
									if BS_RB_table(idx_UEcnct_TST(idx_UE), RB_index) == 1 && UE_RB_used(idx_UE, RB_index) == 1
										BS_RB_table(idx_UEcnct_TST(idx_UE), RB_index)    = 0;
										BS_RB_who_used(idx_UEcnct_TST(idx_UE), RB_index) = 0;
										UE_RB_used(idx_UE, RB_index)                     = 0;
									end
								end
							end		
							idx_UEcnct_TST(idx_UE) = 0; % çµæ????
							UE_Throughput(idx_UE)  = 0; % UE?„throughputæ¸é›¶

							% Dropping timer ?ç½®??1sec
							timer_Drop_OngoingCall_NoRB(idx_UE)      = t_T310;
							timer_Drop_OngoingCall_RBNotGood(idx_UE) = t_T310;

							% ?„å?
							Dis_Connect_Reason = 0;
						end

					elseif Dis_Connect_Reason == 2  % ?ƒé?ä¾†é?è£¡å°±?? (1)?¾Serving Cellè¦è?æºï??¼ç¾Serving Cell?„RBè³ªé?ä¸å?

						if timer_Drop_OngoingCall_RBNotGood(idx_UE) <= t_T310 && timer_Drop_OngoingCall_RBNotGood(idx_UE) > 0
							% ?’æ•¸Drop timer 
							timer_Drop_OngoingCall_RBNotGood(idx_UE) = timer_Drop_OngoingCall_RBNotGood(idx_UE) - t_d;
							if timer_Drop_OngoingCall_RBNotGood(idx_UE) < 1e-5	% [SPECIAL CASE]
								timer_Drop_OngoingCall_RBNotGood(idx_UE) = 0;		% [SPECIAL CASE]
							end 

							% ?„å?
							Dis_Connect_Reason = 0;

						elseif timer_Drop_OngoingCall_RBNotGood(idx_UE) == 0

							% Dropè¨˜ä?ä¸??
							n_Drop_UE = n_Drop_UE + 1;

							% è©²Ongoing Call? ç‚º?‹åˆ°?„RBä¹‹é »èœæ??‡éƒ½å¤ªä?äº?  ä¸¦ä??ç?1ç§? ??»¥è¢«æ?çµ?
							CDR_BS(idx_UEcnct_TST(idx_UE))  = CDR_BS(idx_UEcnct_TST(idx_UE)) + 1;

							% ?™è£¡?¯å??ºUE?ªå·±èµ°å¤ª? ï?ä½†åœ¨ä¹‹é?å¦‚æ??‰æƒ³Handoverä½†è¢«?’ç?ï¼Œå??´ä?èµ°å¤ª? æ?äººæ??™ï??™ä?è¦ç?ä¸??							
							if idx_UEcnct_TST(idx_UE) <= n_MC
								Drop_OngoingCall_RBNotGood_Macro = Drop_OngoingCall_RBNotGood_Macro + 1;
							else
								Drop_OngoingCall_RBNotGood_Pico  = Drop_OngoingCall_RBNotGood_Pico + 1;
							end		

							% ?ŠRB?„çµ¦Serving Cell
							if idx_UEcnct_TST(idx_UE) <= n_MC
								for RB_index = 1:1:n_ttoffered
									if BS_RB_table(idx_UEcnct_TST(idx_UE), RB_index) == 1 && UE_RB_used(idx_UE, RB_index) == 1
										BS_RB_table(idx_UEcnct_TST(idx_UE), RB_index)    = 0;
										BS_RB_who_used(idx_UEcnct_TST(idx_UE), RB_index) = 0;
										UE_RB_used(idx_UE, RB_index)                     = 0;
									end
								end
							else
								for RB_index = 1:1:Pico_part
									if BS_RB_table(idx_UEcnct_TST(idx_UE), RB_index) == 1 && UE_RB_used(idx_UE, RB_index) == 1
										BS_RB_table(idx_UEcnct_TST(idx_UE), RB_index)    = 0;
										BS_RB_who_used(idx_UEcnct_TST(idx_UE), RB_index) = 0;
										UE_RB_used(idx_UE, RB_index)                     = 0;
									end
								end
							end	
							idx_UEcnct_TST(idx_UE) = 0; % çµæ????
							UE_Throughput(idx_UE)  = 0; % UE?„throughputæ¸é›¶

							% Dropping timer ?ç½®??1sec
							timer_Drop_OngoingCall_NoRB(idx_UE)      = t_T310;
							timer_Drop_OngoingCall_RBNotGood(idx_UE) = t_T310;

							% ?„å?
							Dis_Connect_Reason = 0;
						end						
					end
				end
				% Check_RB_Function(UE_RB_used, BS_RB_table, BS_RB_who_used, UE_CoMP_orNOT, idx_UEcnct_TST, idx_UEcnct_CoMP, n_ttoffered, n_UE, n_BS);

				% --------------------------------- %
				% ä¸»è?çµ±è?: æª¢æŸ¥Ping-Pong?‰æ??‰ç™¼??%
				% --------------------------------- %
				if logical_HO(idx_UE) == 1

					% ---------------------------------------------------- %
					% è¨ˆç?Ping-Pong Effect?¯å¦?‰ç™¼?Ÿï?è·ŸPerformance ?„è?ç®?%
					% ?‰å…©?‹KPI: (1) 1ç§’å…§?¼ç?ç¢°æ?   (2) 5ç§’å…§?¼ç?ç¢°æ?     %
					% ---------------------------------------------------- %
					state_PPE_TST(idx_UE,:) = PingPong_Update(state_PPE_TST(idx_UE,:), idx_UEcnct_TST(idx_UE), idx_t);
					% ===/* Ping Pong State Update [1 sec] */===
					if    (state_PPE_TST(idx_UE,1) == state_PPE_TST(idx_UE,3) ...
						&& state_PPE_TST(idx_UE,1) ~= state_PPE_TST(idx_UE,2) ...
						&& state_PPE_TST(idx_UE,4) -  state_PPE_TST(idx_UE,5) <= MTS_1s ...
						&& prod(state_PPE_TST(idx_UE,:)) ~= 0)	% 2017.01.04 Live 2 Dead 2 Live is not Ping-Pong, Dead 2 Live 2 Dead either.
						% Ping-Pong Effect Occur
						n_PPE_1s_TST(idx_UE) = n_PPE_1s_TST(idx_UE) + 1; % [PRFM]
					end
					% ===/* Ping Pong State Update [5 sec] */===
					if    (state_PPE_TST(idx_UE,1) == state_PPE_TST(idx_UE,3) ...
						&& state_PPE_TST(idx_UE,1) ~= state_PPE_TST(idx_UE,2) ...
						&& state_PPE_TST(idx_UE,4) -  state_PPE_TST(idx_UE,5) <= MTS_5s ...
						&& prod(state_PPE_TST(idx_UE,:)) ~= 0)	% 2017.01.04 Live 2 Dead 2 Live is not Ping-Pong, Dead 2 Live 2 Dead either.
						% Ping-Pong Effect Occur
						n_PPE_5s_TST(idx_UE) = n_PPE_5s_TST(idx_UE) + 1; % [PRFM]
						PPR_5s_TST(idx_UE)   = n_PPE_5s_TST(idx_UE) / n_HO_UE_TST(idx_UE);	% 2016.12.15
					end

					% ?„å?
					logical_HO(idx_UE) = 0;
				else
					if UE_CoMP_orNOT(idx_UE) == 1 % å¦‚æ??‹å??·è?CoMPï¼Œé??‚Ping-pong  effect ä¸å???				
						state_PPE_TST(idx_UE,:) = 0;
					end
				end
			end	
		end

		% ========================================================================================================================== %
		% ä»¥ä?ç‰ç??¨ä?ç®—Cell?„CBR                                                                                                    % 
		% Cellè§’åº¦?„CBR: ?¥UEæ²’æ?????æ??„é?ç·šç›®æ¨™ï??è??°æ?å¾ŒUEè®Šå?æ²’æ?Serving   Cellï¼Œé??‚é??‹Block Callå°±æ?ç®—åœ¨?æ??„é?ç·šCellä¸? %
		% Cellè§’åº¦?„CDR: ?¥UE?¬èº«?‰Serving Cellï¼Œä??°æ?å¾ŒUE?¢é?Serving  Cellï¼Œé?ç†Call Dropå°±ç??¨Serving Cellä¸?                     %
		% ========================================================================================================================== %
		if temp_CoMP_state == 0
			if UE_CoMP_orNOT(idx_UE) == 0

				% ?Ÿæœ¬æ²’å?CoMPï¼Œå?ä¾†ä?æ²’æ??šCoMP				
				if idx_UEprey_TST(idx_UE) ~= 0     % è©²UE?¯æ??æ??„é?ç·šç›®æ¨™ï?æ?¸¸?½æ???
					if idx_UEcnct_TST(idx_UE) == 0 % UE?‰é??Ÿç›®æ¨™ï?ä½†æ?å¾Œå»æ²’æ?Serving  Cell
						n_DeadUE_BS(idx_UEprey_TST(idx_UE)) = n_DeadUE_BS(idx_UEprey_TST(idx_UE)) + 1;

					else % idx_UEcnct_TST(idx_UE) ~= 0
						n_LiveUE_BS(idx_UEcnct_TST(idx_UE)) = n_LiveUE_BS(idx_UEcnct_TST(idx_UE)) + 1;
					end
				else
					fprintf('BS_CBR calculation BUG\n');
				end	
			else
				% ?Ÿæœ¬æ²’å?CoMPï¼Œå?ä¾†æ??šCoMP	
				n_LiveUE_BS(idx_UEcnct_CoMP(idx_UE, 1)) = n_LiveUE_BS(idx_UEcnct_CoMP(idx_UE, 1)) + 0.5;
				n_LiveUE_BS(idx_UEcnct_CoMP(idx_UE, 2)) = n_LiveUE_BS(idx_UEcnct_CoMP(idx_UE, 2)) + 0.5;
			end
		else
			if UE_CoMP_orNOT(idx_UE) == 0
				if idx_UEcnct_TST(idx_UE) == 0
					n_DeadUE_BS(temp_Serving) = n_DeadUE_BS(temp_Serving) + 0.5;
					n_DeadUE_BS(temp_Cooperating) = n_DeadUE_BS(temp_Cooperating) + 0.5;
				else
					n_LiveUE_BS(temp_Serving) = n_LiveUE_BS(temp_Serving) + 1;
				end

			else
				n_LiveUE_BS(temp_Serving)     = n_LiveUE_BS(temp_Serving) + 0.5;
				n_LiveUE_BS(temp_Cooperating) = n_LiveUE_BS(temp_Cooperating) + 0.5;
			end	
		end

		% ============================================================================================ %
		%                    ________          /                     |                      |          %
		%   |          |    |               ___|___      |         __|__                ____|____      %
		%   |          |    |                  |     ____|__         |      ____            |          %
		%   |          |    |                __|__       |  |     ___|___  |    |        /  |  /       %
		%   |          |    |________       |__|__|      |  |        |     |____|       / \ | / \      %
		%   |          |    |               |__|__|     /   |        |___  |               /|\         %
		%   |          |    |                __|__     /  \ |     /  |     |_____         / | \        %
		%    __________     |________      ____|____  /    \|    /\__|_____________    __/  |  \__     %
		%                                                                                              %
		% ============================================================================================ %
		[lct_new, v_new, t_oneStep] = UMM_RWPmodel('V', idx_t, t_start, UE_lct(idx_UE,:), ...
													UE_timer_RWP1step(idx_UE,1), t_d, rectEdge, UE_v(idx_UE,:), ...
													seedSpeedMDS(idx_UE,idx_SEED(idx_UE)), ...
													seedAngleDEG(idx_UE,idx_SEED(idx_UE)), ... 
													seedEachStep(idx_UE,idx_SEED(idx_UE)));
		UE_lct(idx_UE, :) = lct_new;
		UE_v(idx_UE, :)   = v_new;
		UE_timer_RWP1step(idx_UE,1) = t_oneStep - t_d;	% Damn Bug 2016.10.18

		if UE_timer_RWP1step(idx_UE,1) < t_d
			UE_timer_RWP1step(idx_UE,1) = 0;
			% Seeds Checking
			idx_SEED(idx_UE) = idx_SEED(idx_UE) + 1;
			if (idx_SEED(idx_UE) == 10000)
				idx_SEED(idx_UE) = 1;	% Rerun Seeds
				seedLack = 1;			% For checking whether 10000 seeds is insufficient in 40000 sec. 2016.11.22
			end
		end

    end

    % çµæ?Loop 2(UE?„Loop)
    % ======================== %
    % ç®—Macroè·ŸPico?„æ??™äºº?? %
    % ======================== %  
    [Load_TST] = Update_Loading(n_BS, n_MC, BS_RB_table, n_ttoffered, Pico_part);	  
    for idx_BS = 1:1:n_BS
    	BS_Loading_Record_RB(idx_BS, round(idx_t/t_d))          = Load_TST(idx_BS); 
    	BS_Loading_Record_Serving_Num(idx_BS, round(idx_t/t_d)) = length(find(idx_UEcnct_TST == idx_BS));   	   	
    end

    % ============================== %
    % ç®—BS??½¿?¨ç?Resource Block?¸é? %
    % ============================== %
    for idx_BS = 1:1:n_BS
    	if idx_BS <= n_MC
    		BS_RB_consumption(idx_BS) = BS_RB_consumption(idx_BS) + length(nonzeros(BS_RB_table(idx_BS, :)));
    	else
    		BS_RB_consumption(idx_BS) = BS_RB_consumption(idx_BS) + length(nonzeros(BS_RB_table(idx_BS, 1:Pico_part)));
    	end    	
    end

	% ======================================== %
	% ç®—UE?„Call Block Rate and Call Drop Rate %
	% ======================================== %
	% UE Call Block Rate
	UE_CBR = UE_CBR + (n_Block_UE);

	% UE Call Drop Rate 
	if UE_surviving ~= 0
		Average_UE_CDR = Average_UE_CDR + (n_Drop_UE/UE_surviving);
	else
		Average_UE_CDR = Average_UE_CDR + 0;
	end
	
	UE_CDR  = UE_CDR + (n_Drop_UE);

	% UE handover成功的機率 (從基地台的角度看出去)
	if n_HO_BS_TST(idx_BS) == 0 && CDR_BS(idx_BS) == 0
		Handover_success_rate = Handover_success_rate + 0;
	else	
		Handover_success_rate = Handover_success_rate + ( sum(CDR_BS(idx_BS)) /(sum(CDR_BS(idx_BS)) + sum(n_HO_BS_TST(idx_BS))));
	end	

	% UEå¹³å?å˜æ´»äººæ•¸	
	UE_survive = UE_survive + (n_UE - n_Block_UE - n_Drop_UE);
	
	% ?ç½®
	n_Block_UE  = 0;	
	n_Drop_UE   = 0;

	% ======================================== %
    % ç®—BS?„Call Block Rate and Call Drop Rate %
	% ======================================== %
	for idx_BS = 1:n_BS
		% BS Call Block Rate
		if n_DeadUE_BS(idx_BS) == 0 && n_LiveUE_BS(idx_BS) == 0    % å¦‚æ?æ²’æ?äººæ?è©²BS ?¶ç›®æ¨™ï?è©²BS ?„CBR = 0
			CBR_BS_TST(idx_BS) = 0;
		else
			CBR_BS_TST(idx_BS) = n_DeadUE_BS(idx_BS) / (n_DeadUE_BS(idx_BS) + n_LiveUE_BS(idx_BS));
		end

		% BS Call Drop Rate
		if n_HO_BS_TST(idx_BS) == 0 && CDR_BS(idx_BS) == 0
			CDR_BS_TST(idx_BS) = 0;
		else
			CDR_BS_TST(idx_BS) = CDR_BS(idx_BS) / (CDR_BS(idx_BS) + n_HO_BS_TST(idx_BS));
		end
	end

	% ?ç½®
	n_LiveUE_BS(1,:) = 0;
	n_DeadUE_BS(1,:) = 0;
	n_HO_BS_TST(1,:) = 0;
	CDR_BS(1,:)      = 0;

	% ----------- %
	% ?´æ–°Loading %
	% ----------- %
	[Load_TST] = Update_Loading(n_BS, n_MC, BS_RB_table, n_ttoffered, Pico_part);	

	% ================================================ % % ====================================== %
	%          -          -------        --            % %   --------    --------      -------    %
	%          |          |      )      /  \           % %   |          /        \    /           %
	%          |          |------      /----\          % %   |------|  |        \ |  |            %
	%          |          |           /      \         % %   |          \        X    \           %
	%          -------    -          -        -        % %   -           -------- \    -------    %
	% ================================================ % % ====================================== %	
	% Loop 4: ?ºåœ°?°é?å§‹å?Fuzzy Q (???ç´°è??„CIO, Loading, CBR, CDR)
	if (idx_t == t_start || rem(idx_t, FQ_BS_LI_TST) <= 0.01)
		for idx_BS = 1:n_BS			
			% Fuzzifier
			DoM_CIO_TSTc(idx_BS,:)      = FQc1_Fuzzifier(CIO_TST(idx_BS), 'C');  % CIO?„degree of membership
			DoM_Load_TSTc(idx_BS,:)     = FQc1_Fuzzifier(Load_TST(idx_BS),'L');  % Loading?„degree of membership
			DoT_Rule_New_TSTc(idx_BS,:) = FQc2_DegreeOfTruth(DoM_CIO_TSTc(idx_BS,:), DoM_Load_TSTc(idx_BS,:),'D');  %ç®—degree of truth?„æ–¹æ³•D (?¸ä?)

			if (idx_t ~= t_start)
				% ç®—Q Bonus
				Q_reward_TSTc(idx_BS) = FQc6_Reward(Load_TST(idx_BS), CBR_BS_TST(idx_BS), CDR_BS_TST(idx_BS),'C');
				V_fx_new_TSTc(idx_BS) = FQc5_Vfunction(DoT_Rule_New_TSTc(idx_BS,:), Q_Table_TSTc(:,:,idx_BS));
				Q_bonus_TSTc(idx_BS)  = FQc7_Qbonus(Q_reward_TSTc(idx_BS), FQ_BS_DF_TST, V_fx_new_TSTc(idx_BS), ...
																							Q_fx_old_TSTc(idx_BS));
				% Q Update
				Q_Table_TSTc(:,:,idx_BS) = FQc8_Qupdate(Q_Table_TSTc(:,:,idx_BS), idx_subAct_choosed_old_TSTc(idx_BS,:), ...
															FQ_BS_LR_TST, Q_bonus_TSTc(idx_BS), DoT_Rule_Old_TSTc(idx_BS,:));
			end
			% Global Action
			[GlobalAct_TSTc(idx_BS),idx_subAct_choosed_new_TSTc(idx_BS,:)] = FQc3_GlobalAction(DoT_Rule_New_TSTc(idx_BS,:), ...
																									Q_Table_TSTc(:,:,idx_BS));
			%?™é?GlobalAct?¯ç•¶ä½œè??–é?ï¼Œè??¨å?ä¸Šå?ä¸?¬¡?„CIOï¼Œç•¶ä½œä?ä¸?¬¡?Ÿæ£ä½¿ç”¨?„CIO    (?®ç??¯ç‚ºäº†ä?è®“CIOè®Šå?å¤ªå¤§) 
			% if     (CIO_TST(idx_BS) + GlobalAct_TSTc(idx_BS) < -5)
			% 	CIO_TST(idx_BS) = -5;
			% elseif (CIO_TST(idx_BS) + GlobalAct_TSTc(idx_BS) > 5)
			% 	CIO_TST(idx_BS) = 5;
			% else
			% 	CIO_TST(idx_BS) = CIO_TST(idx_BS) + GlobalAct_TSTc(idx_BS);
			% end
			CIO_TST(idx_BS) = GlobalAct_TSTc(idx_BS);

			% è¨ˆç?Q-function 
			Q_fx_new_TSTc(idx_BS) = FQc4_Qfunction(DoT_Rule_New_TSTc(idx_BS,:), Q_Table_TSTc(:,:,idx_BS), ...
																	idx_subAct_choosed_new_TSTc(idx_BS,:));			
		end	
		% Recording for the different iteration of 'Q-function'
		Q_fx_old_TSTc               = Q_fx_new_TSTc;
		idx_subAct_choosed_old_TSTc = idx_subAct_choosed_new_TSTc;
		DoT_Rule_Old_TSTc           = DoT_Rule_New_TSTc;

	end
	% çµæ? Loop 4

end

toc
